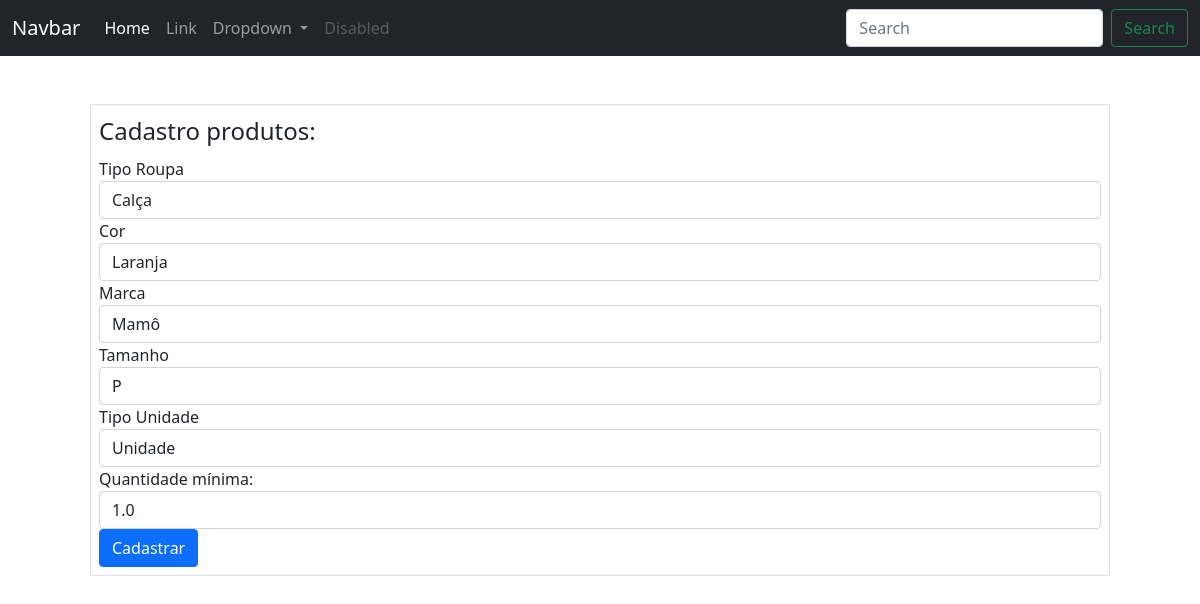
The page /estoque/itensestoque/1/edicao (signed in) on the database as committed earlier.
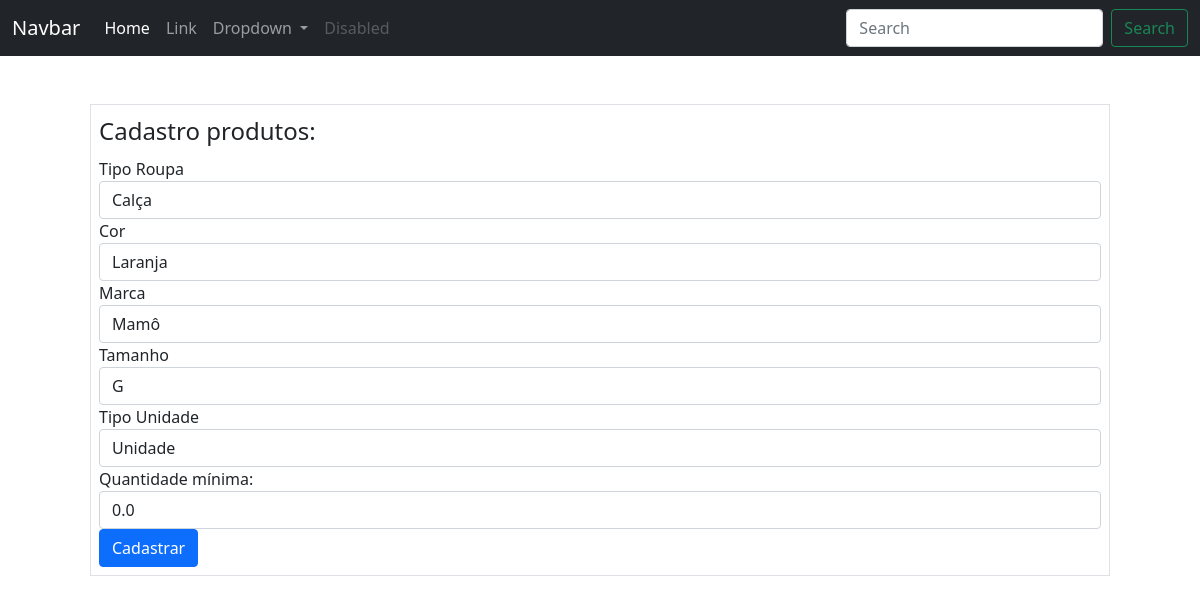
The same page on the database as committed later.
### ERP/models.py (models this page shows)
class ItensEstoque(database.Model):
    __tablename__ = 'itens_estoque'
    id = database.Column(database.Integer, primary_key=True)
    id_tipo_roupa = database.Column(database.Integer, database.ForeignKey('tipos_roupas.id'), nullable=False)
    id_tamanho = database.Column(database.Integer, database.ForeignKey('tamanhos.id'), nullable=False)
    id_marca = database.Column(database.Integer, database.ForeignKey('marcas.id'), nullable=False)
    id_cor = database.Column(database.Integer, database.ForeignKey('cores.id'), nullable=False)
    codigo_item = database.Column(database.String(100), unique=True)
    data_cadastro = database.Column(database.DateTime, default=datetime.utcnow())
    data_ultima_entrada = database.Column(database.DateTime)
    data_ultima_saida = database.Column(database.DateTime)
    id_tipo_unidade = database.Column(database.Integer, database.ForeignKey('tipos_unidades.id'), nullable=False)
    qtd = database.Column(database.Float)
    valor_estoque_custo = database.Column(database.Float)
    valor_unitario_medio_custo = database.Column(database.Float)
    valor_estoque_venda = database.Column(database.Float)
    valor_unitario_medio_venda = database.Column(database.Float)
    qtd_minima = database.Column(database.Float)

### ERP/routes.py (the view, shortened to what this page needs)
@app.route('/estoque/itensestoque/<itens_estoque_id>/edicao', methods=['GET', 'POST'])
@login_required
def edicao_itens_estoque(itens_estoque_id):
    itens_estoque = ItensEstoque.query.get_or_404(itens_estoque_id)
    form = FormItensEstoque(obj=itens_estoque)
    form.id_tipo_roupa.choices = [(tipo.id, tipo.nome_tipo_roupa) for tipo in TiposRoupas.query.all()]
    form.id_cor.choices = [(cor.id, cor.nome_cor) for cor in Cores.query.all()]
    form.id_marca.choices = [(marca.id, marca.nome_marca) for marca in Marcas.query.all()]
    form.id_tamanho.choices = [(tamanho.id, tamanho.nome_tamanho) for tamanho in Tamanhos.query.all()]
    form.id_tipo_unidade.choices = [(tipo.id, tipo.nome_tipo_unidade) for tipo in TiposUnidades.query.all()]
    print(form.errors)
    return render_template('edicao_itens_estoque.html', form=form, itens_estoque=itens_estoque.id)

### ERP/forms.py
class FormItensEstoque(FlaskForm):
    id_tipo_roupa = SelectField('Tipo Roupa')
    id_cor = SelectField('Cor')
    id_marca = SelectField('Marca')
    id_tamanho = SelectField('Tamanho')
    id_tipo_unidade = SelectField('Tipo Unidade')
    codigo_item = StringField('Código de Barras:', validators=[DataRequired(message='Código Item requerido')])
    valor_total_custo = StringField('Valor total: (custo)')
    valor_unitario_venda = StringField('Valor unitário: (venda)')
    qtd_minima = StringField('Quantidade mínima:')
    botao_submit = SubmitField('Cadastrar')
    qtd_inicial = IntegerField('Quantidade Inicial:')

### ERP/routes.py (called while the page is built)
@login_manager.user_loader
def load_user(user_id):
    return Usuarios.query.get(int(user_id))

### ERP/templates/edicao_itens_estoque.html (shortened to what this page needs)
{% include 'base.html' %}
{% block content %}
    <div class="container">
        <form method='POST' action="" class="border m-5 p-2">
            <legend>Cadastro produtos:</legend>
            <fieldset>
                <div class="form-group">
                    {{ form.id_tipo_roupa.label(class="form-control-label") }}
                    {{ form.id_tipo_roupa(class="form-control") }}
                </div>
                <div class="form-group">
                    {{ form.id_cor.label(class="form-control-label") }}
                    {{ form.id_cor(class="form-control") }}
                </div>
                <div class="form-group">
                    {{ form.id_marca.label(class="form-control-label") }}
                    {{ form.id_marca(class="form-control") }}
                </div>
                <div class="form-group">
                    {{ form.id_tamanho.label(class="form-control-label") }}
                    {{ form.id_tamanho(class="form-control") }}
                </div>
                <div class="form-group">
                    {{ form.id_tipo_unidade.label(class="form-control-label") }}
                    {{ form.id_tipo_unidade(class="form-control") }}
                </div>
                <div class="form-group">
                    {{ form.qtd_minima.label(class="form-control-label") }}
                    {{ form.qtd_minima(class="form-control") }}
                </div>
            </fieldset>
            {{ form.botao_submit(class="btn btn-primary") }}
        </form>
    </div>
{% endblock %}

Rows that differ between the two databases and show on the page:
changed ItensEstoque "Calça": id_tamanho "P" → "G"; qtd_minima "1.0" → "0.0"
